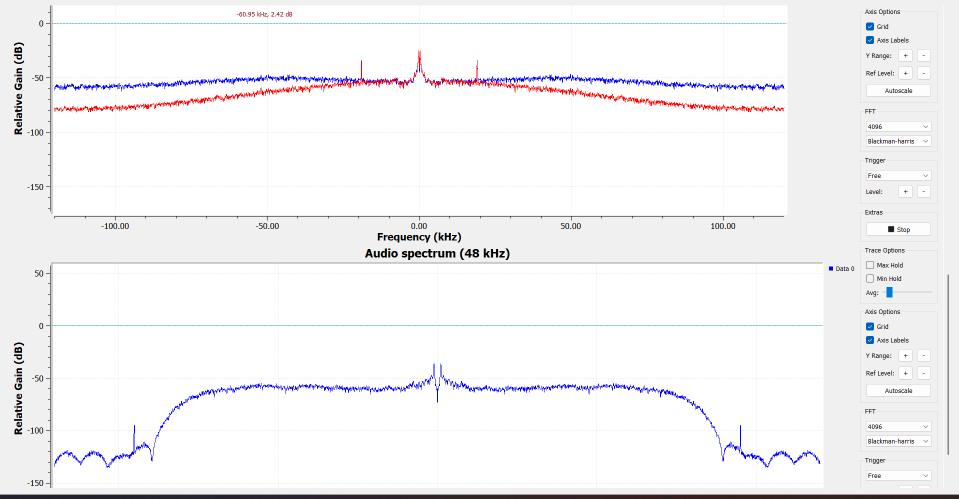
#> input picture experiments/lab03/post/assets/screenshots/Part2_PLL_0.5.png, 1918 x 997 px (shown at 1/2 size)
$ python analyze_screenshots.py
#> lines starting #> are read from the running program, lines starting #| are printed output that depends on the picture; after the words box and inside, x2 and y2 are one past the last pixel; in counts of white or black regions, pixels touching at a corner belong together
#!/usr/bin/env python3
"""Reproduce measurements from original screenshot pixels and explicit axes.

FFT trace readings are approximate dB relative, never calibrated dBm or dB/Hz.
The number-sink transcription is retained separately at its displayed precision.
"""
from pathlib import Path
import csv
import json
import numpy as np
from PIL import Image
import matplotlib
matplotlib.use('Agg')
import matplotlib.pyplot as plt
from scipy.special import jv, jn_zeros

ROOT = Path(__file__).resolve().parents[1]
DATA = ROOT / 'data'
FIG = ROOT / 'figures'
FIG.mkdir(exist_ok=True)

# name, x(0 kHz), pixels/kHz, y(reference), dB(reference), pixels/dB, plot y range
AXES = [
 ('Part2_PLL_0.5.png',839,607/100,155,-50,109/50,10,420),
 ('Part2_PLL_0.3.png',812,615/40,348,-40,85.3/10,242,738),
 ('Part2_PLL_0.15.png',813,615/40,424,-40,80.7/20,242,738),
 ('Part2_PLL_0.08.png',813,615/40,417,-40,80.7/20,235,733),
 ('Part2_PLL_0.04.png',842,581/40,287,-40,119.7/20,239,735),
 ('Part2_PLL_0.02.png',826,577/40,280,-40,118/20,233,730),
 ('Part2_3_gain_40.png',886,490/40,367,-40,100.3/20,240,735),
 ('Part2_3_gain_27.png',890,490/40,369,-40,100.5/20,242,738),
 ('Part2_3_gain_20.png',890,490/40,363,-40,100.5/20,236,733),
]

def traces(axis):
    name,x0,sx,yref,dbref,sy,ylo,yhi=axis
    a=np.asarray(Image.open(ROOT/'assets'/'screenshots'/name).convert('RGB')).astype(int)
    x=np.arange(108,min(1565,a.shape[1]-1))
#> x = 1457 values from 108 to 1564
    out={}
    for color in ['blue','red']:
        c=a[:,:,2] if color=='blue' else a[:,:,0]
        other=np.maximum(a[:,:,0],a[:,:,1]) if color=='blue' else np.maximum(a[:,:,1],a[:,:,2])
        mask=(c>160)&(c-other>90)
        med=[];top=[]
        for xx in x:
            yy=np.flatnonzero(mask[ylo:yhi,xx])+ylo
            med.append(dbref-(np.median(yy)-yref)/sy if len(yy) else np.nan)
            top.append(dbref-(yy.min()-yref)/sy if len(yy) else np.nan)
        out[color]=(np.array(med),np.array(top))
#> this loop made 2 passes
#> pass 1, in traces, `mask=(c>160)&(c-other>90)`:
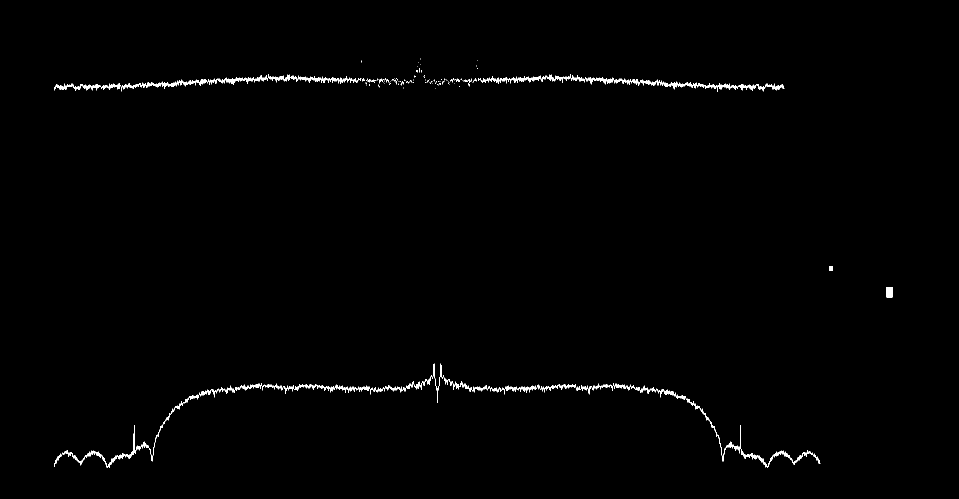
#> mask: shape (997, 1918) bool (shown at 1/2 size); 0.73% white in thin lines or dots, all inside (x1, y1, x2, y2) = (109, 117, 1785, 936)
#> after the loop, out = 2 items
    return (x-x0)/sx,out

def read_spectrum(axis):
    f,t=traces(axis)
#> f = 1457 values from -120.4 to 119.4; t = 2 items
    ans={'source':axis[0]}
    for color in t:
        median,top=t[color]
        peaks=[]
        floors=[]
        for sign in [-1,1]:
            p=top[np.abs(f-sign*19)<.45]
            peaks.append(float(np.nanmax(p)))
            floors.append(float(np.nanmedian(median[np.abs(f-sign*17)<.5])))
        ans[color+'_pilot_db']=float(np.mean(peaks))
        ans[color+'_noise17_db']=float(np.mean(floors))
        ans[color+'_pilot_margin_db']=ans[color+'_pilot_db']-ans[color+'_noise17_db']
#> this loop made 2 passes
#> color on passes 1 to 2: 'blue', 'red'
#> after the loop, ans = {'source': 'Part2_PLL_0.5.png', 'blue_pilot_db': -33.94, 'blue_noise17_db': -53.04, 'blue_pilot_margin_db': 19.09, 'red_pilot_db': -34.4, 'red_noise17_db': -54.59, 'red_pilot_margin_db': 20.18}
    ans['delta_pilot_pll_minus_quad_db']=ans['red_pilot_db']-ans['blue_pilot_db']
    return ans

def write_csv(path, rows):
    with path.open('w',newline='',encoding='utf-8-sig') as f:
        w=csv.DictWriter(f,fieldnames=list(rows[0]));w.writeheader();w.writerows(rows)

def main():
    rows=[read_spectrum(a) for a in AXES]
#> in traces (call 2), `name,x0,sx,yref,dbref,sy,ylo,yhi=axis`: name = 'Part2_PLL_0.3.png'; x0 = 812; sx = 15.38; yref = 348; dbref = -40; sy = 8.53; ylo = 242; yhi = 738
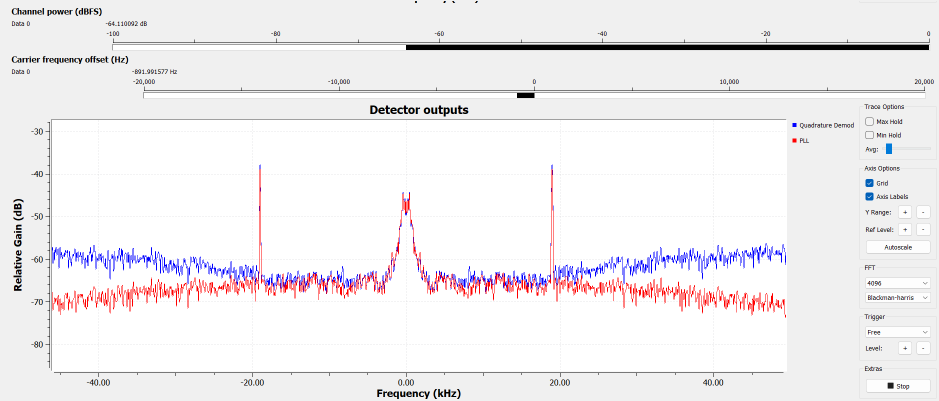
#> input picture experiments/lab03/post/assets/screenshots/Part2_PLL_0.3.png, 1877 x 802 px (shown at 1/2 size)
#> the loop in read_spectrum (call 2), `for color in t:` made 2 passes
#> in traces (call 3), `name,x0,sx,yref,dbref,sy,ylo,yhi=axis`: name = 'Part2_PLL_0.15.png'; x0 = 813; yref = 424; sy = 4.04
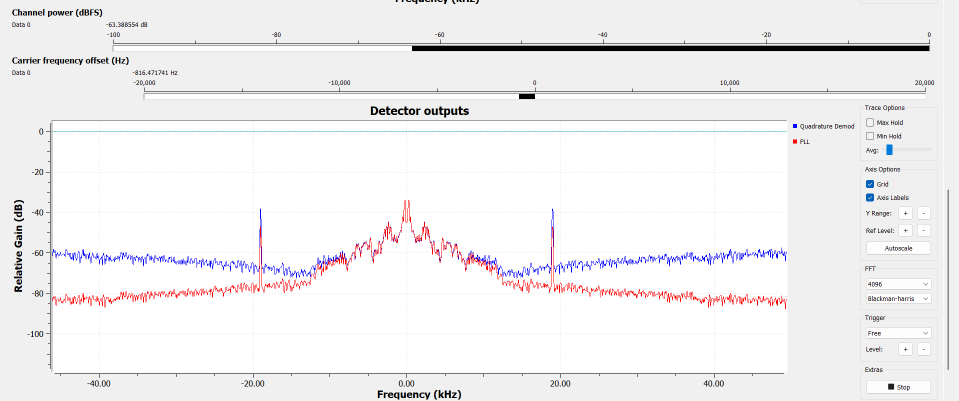
#> input picture experiments/lab03/post/assets/screenshots/Part2_PLL_0.15.png, 1917 x 802 px (shown at 1/2 size)
#> in traces (call 4), `name,x0,sx,yref,dbref,sy,ylo,yhi=axis`: name = 'Part2_PLL_0.08.png'; yref = 417; ylo = 235; yhi = 733
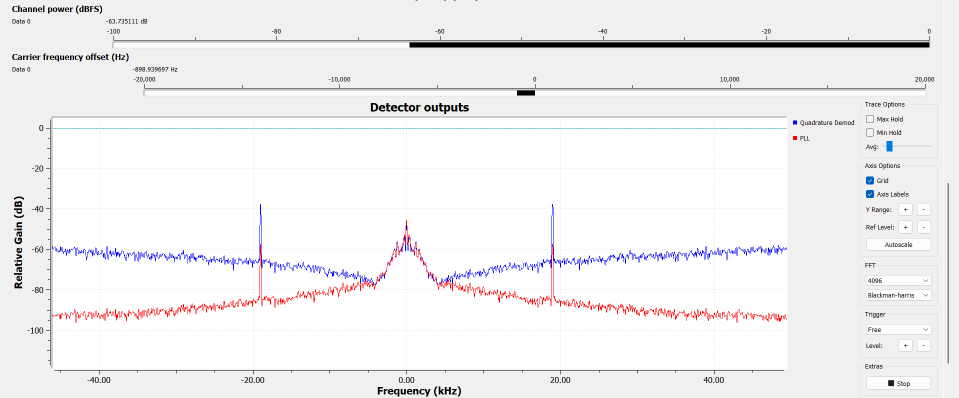
#> input picture experiments/lab03/post/assets/screenshots/Part2_PLL_0.08.png, 1918 x 795 px (shown at 1/2 size)
#> in traces (call 5), `name,x0,sx,yref,dbref,sy,ylo,yhi=axis`: name = 'Part2_PLL_0.04.png'; x0 = 842; sx = 14.53; yref = 287; sy = 5.99; ylo = 239; yhi = 735
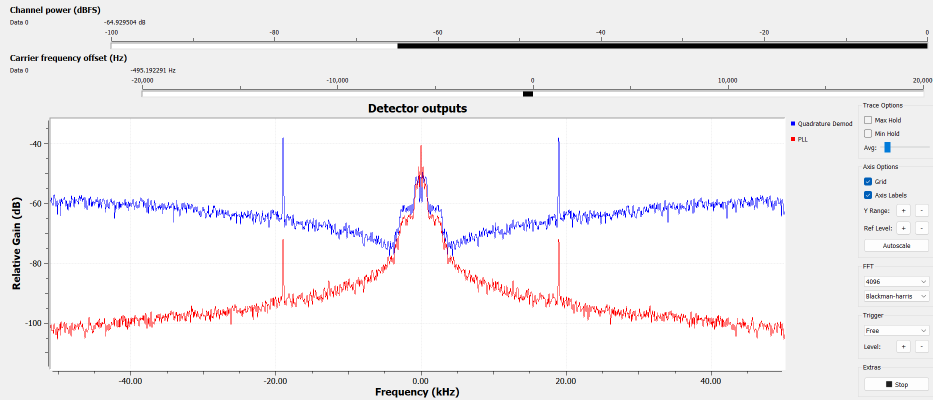
#> input picture experiments/lab03/post/assets/screenshots/Part2_PLL_0.04.png, 1865 x 800 px (shown at 1/2 size)
#> in traces (call 6), `name,x0,sx,yref,dbref,sy,ylo,yhi=axis`: name = 'Part2_PLL_0.02.png'; x0 = 826; sx = 14.43; yref = 280; sy = 5.9; ylo = 233; yhi = 730
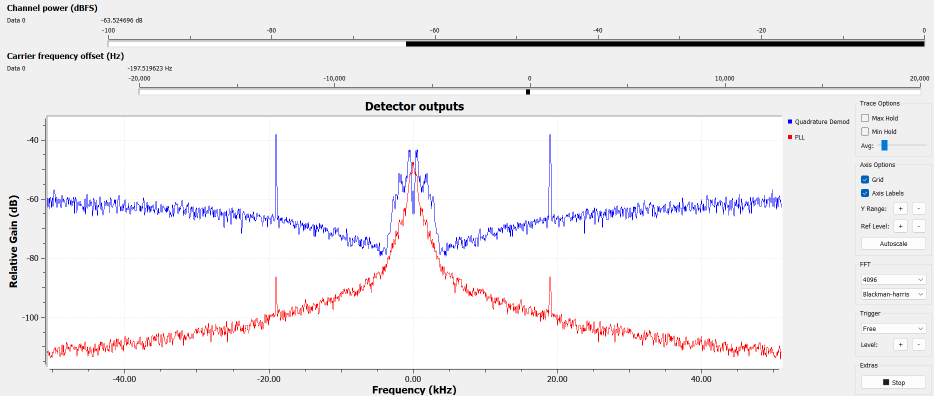
#> input picture experiments/lab03/post/assets/screenshots/Part2_PLL_0.02.png, 1867 x 792 px (shown at 1/2 size)
#> the loop in traces (call 6), `for color in ['blue','red']:` made 2 passes
#> pass 1, in traces (call 6), `mask=(c>160)&(c-other>90)`:
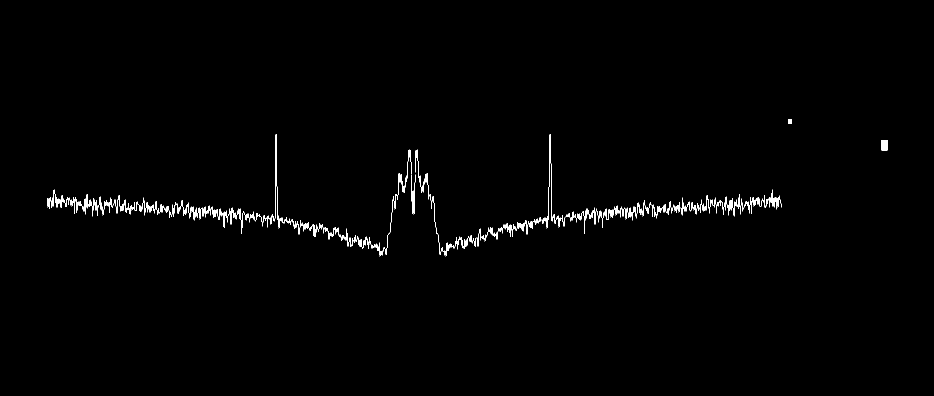
#> mask: shape (792, 1867) bool (shown at 1/2 size); 0.81% white in thin lines or dots, all inside (x1, y1, x2, y2) = (95, 239, 1775, 513)
    # At 0.5 the coincident red trace obscures parts of the blue pilot.
    # Report the visible coincidence as approximately zero difference.
    rows[0]['delta_pilot_pll_minus_quad_db']=0.0
    bws=[.5,.3,.15,.08,.04,.02]
    quality=['خوب','خوب','خوب','متوسط','متوسط رو به پایین','بسیار ضعیف؛ بازیابی مفید صدا از بین رفت']
    pll=[]
    for r,b,q in zip(rows[:6],bws,quality):
        pll.append({'pll_bw':b,'BL_khz_manual_convention':1.06*b*240,'quality':q,**r})
    weak=[]
    for r,g,p,q in zip(rows[6:],[40,27,20],[-63.996273,-74.915482,-77.269608],['خوب','لب مرزی','نویز غالب؛ صدا قابل تشخیص نبود']):
        weak.append({'rf_gain_db':g,'channel_power_dbfs':p,'quality':q,**r})
    write_csv(DATA/'table05_pll.csv',pll)
    write_csv(DATA/'table06_weak_signal.csv',weak)
    (DATA/'spectrum_axes.json').write_text(json.dumps(AXES,indent=2))
    scalar=[
        {'quantity':'broadcast_fc_hz','value':90000000,'unit':'Hz','source':'Part1_f_finetune.png'},
        {'quantity':'carrier_offset_hz','value':1276.110229,'unit':'Hz','source':'Part1_freq_offset.png'},
        {'quantity':'fine_tuning_hz','value':-1350,'unit':'Hz','source':'Part1_f_finetune.png'},
        {'quantity':'broadcast_Pon','value':-70.692451,'unit':'dBFS','source':'Part1_channelPower.png'},
        {'quantity':'broadcast_Poff_adjacent','value':-72.003181,'unit':'dBFS','source':'Part1_emptyChannel_channelpower.png'},
        {'quantity':'tx_fc_hz','value':434000000,'unit':'Hz','source':'Part3_3_tx.png'},
        {'quantity':'tx_atten_db','value':70,'unit':'dB','source':'Part3_3_tx.png'},
        {'quantity':'tx_digital_amplitude','value':0.5,'unit':'relative','source':'Part3_7_fm=1000_dev=5000_tx.png'},
        {'quantity':'tx_tone_amplitude','value':1.0,'unit':'relative','source':'Part3_3_tx.png'},
        {'quantity':'cable_Poff','value':-78.250565,'unit':'dBFS','source':'Part3_3_rxPower.png'},
        {'quantity':'cable_Pon','value':-47.432655,'unit':'dBFS','source':'Part3_5.png'},
        {'quantity':'cable_SINAD','value':34.196014,'unit':'dB','source':'Part3_5.png'},
        {'quantity':'cable_fine_hz','value':2,'unit':'Hz','source':'Part3_4_rxsettings.png'},
        {'quantity':'cable_rx_dev_hz','value':75000,'unit':'Hz','source':'Part3_4_rxsettings.png'},
    ]
    write_csv(DATA/'number_sink_readings.csv',scalar)
    cnr=lambda on,off:float(10*np.log10(np.expm1((on-off)*np.log(10)/10)))
    bandwidth=[]
    txaxes=[('Part3_7_fm=1000_dev=5000_tx.png',885,647/100,422,131.25/50),
            ('Part3_7_fm=3000_dev=5000_tx.png',862,647/100,414,131.25/50)]
    spectra=[]
    for fm,axis in zip([1000,3000],txaxes):
        name,x0,sx,yzero,sy=axis
        a=np.asarray(Image.open(ROOT/'assets'/'screenshots'/name).convert('RGB')).astype(int)
        mask=(a[:,:,2]>160)&(a[:,:,2]-np.maximum(a[:,:,0],a[:,:,1])>90)
        lines=[]
        for n in range(-15,16):
            xs=int(round(x0+n*fm/1000*sx))
            y,x=np.where(mask[440:890,max(108,xs-2):xs+3])
            if len(y):lines.append((n,-(y.min()+440-yzero)/sy))
        maxdb=max(v for n,v in lines)
        # Equal FFT windows cancel in line-to-line relative levels.
        selected=[n for n,v in lines if v>=maxdb-20]
        b20=(max(selected)-min(selected))*fm
        n=np.arange(0,80);power=jv(n,5000/fm)**2
        enclosed=power[0]+2*np.cumsum(power[1:])
        n99=int(np.flatnonzero(enclosed>=.99)[0]+1)
        bandwidth.append({'fm_hz':fm,'dev_hz':5000,'beta':5000/fm,
            'B_carson_hz':2*(5000+fm),'B20_screenshot_hz':b20,
            'B99_bessel_theory_hz':2*n99*fm,'B99_measured_hz':None,
            'source':name,'threshold_db_below_strongest_line':20})
        spectra.append((fm,lines,maxdb))
    roots=jn_zeros(0,2)
    result={'broadcast_cnr_db_conditional_equal_gain_bandwidth':cnr(-70.692451,-72.003181),
            'broadcast_offset_ppm_apparent':1276.110229/90e6*1e6,
            'fine_tuning_magnitude_ppm':1350/90e6*1e6,
            'cable_cnr_db_conditional_equal_gain_bandwidth':cnr(-47.432655,-78.250565),
            'audio_gain_change_db':20*np.log10(2),
            'fft_bin_hz_4096':240000/4096,'fft_bin_hz_1024':240000/1024,
            'bessel_deviation_roots_hz_at_fm_1000':(roots*1000).tolist(),
            'bandwidth':bandwidth,'pll':pll,'weak_signal':weak}
    (DATA/'results.json').write_text(json.dumps(result,ensure_ascii=False,indent=2))
    write_csv(DATA/'table07_bandwidth.csv',bandwidth)
    plt.rcParams.update({'font.family':'DejaVu Sans','axes.spines.top':False,'axes.spines.right':False,
                         'axes.titleweight':'bold','axes.labelcolor':'#234154','text.color':'#142d3d'})
    fig,ax=plt.subplots(figsize=(8,4.1),layout='constrained')
    ax.plot(bws,[r['delta_pilot_pll_minus_quad_db'] for r in pll],'o-',color='#087f8c',lw=2)
    ax.invert_xaxis();ax.set(xlabel='PLL loop parameter (rad/sample)',ylabel='Pilot level: PLL - discriminator (dB)',title='Pilot suppression from original screenshots')
    ax.grid(alpha=.2);fig.savefig(FIG/'pll_pilot.png',dpi=200);plt.close(fig)
    fig,axs=plt.subplots(1,2,figsize=(10,3.7),layout='constrained')
    for ax,(fm,lines,mx) in zip(axs,spectra):
        xx=np.array([n*fm/1000 for n,v in lines]);yy=np.array([v-mx for n,v in lines])
        ax.vlines(xx,-100,yy,color='#087f8c');ax.plot(xx,yy,'o',ms=3,color='#087f8c')
        ax.axhline(-20,color='#c46532',ls='--');bc=2*(5000+fm)/1000
        ax.axvspan(-bc/2,bc/2,color='#087f8c',alpha=.1,label='Carson interval')
        ax.set(xlim=(-20,20),ylim=(-65,4),xlabel='Baseband frequency (kHz)',ylabel='Relative line power (dB)',title=f'Measured TX lines: fm = {fm/1000:g} kHz')
        ax.legend(fontsize=8);ax.grid(alpha=.2)
    fig.savefig(FIG/'measured_sidebands.png',dpi=200);plt.close(fig)
    fig,ax=plt.subplots(figsize=(8,4),layout='constrained')
    for col,label in [('blue','Discriminator'),('red','PLL')]:
        ax.plot([40,27,20],[r[col+'_pilot_margin_db'] for r in weak],'o-',label=label,lw=2,color='#2375bb' if col=='blue' else '#c46532')
    ax.invert_xaxis();ax.set(xlabel='RX gain (dB)',ylabel='Visible peak - local noise floor (dB)',title='Pilot contrast in weak-signal records')
    ax.grid(alpha=.2);ax.legend();fig.savefig(FIG/'pilot_margin.png',dpi=200);plt.close(fig)
    print(json.dumps({k:v for k,v in result.items() if k not in ['pll','weak_signal']},indent=2))
    print('PLL',[(r['pll_bw'],round(r['delta_pilot_pll_minus_quad_db'],1)) for r in pll])
    print('WEAK',weak)

#> (the run stopped early here; a loop or call above may not have finished)
